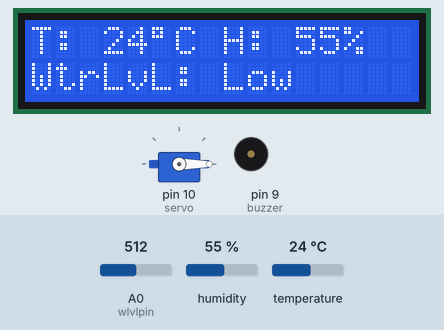
The sketch below on a simulated Arduino Uno, built with avr-gcc and run on an emulated ATmega328P. On the bench: servo, 16×2 character LCD, buzzer (waves = sounding). The test bench sets the inputs (shaded band); at power-on: A0 (wlvlpin) = 512, humidity 55 %, temperature 24 °C.

Above: at 1.2 s.
1.3 s: A0 (wlvlpin) set to 618
3.4 s: A0 (wlvlpin) set to 641
At 5.6 s:
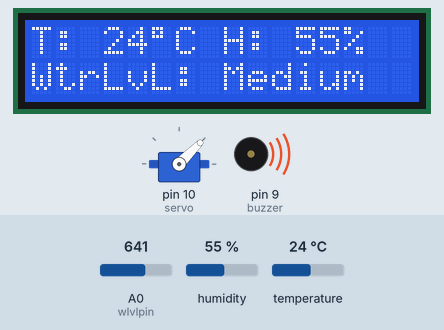
6.2 s: A0 (wlvlpin) set to 676
At 7.4 s:
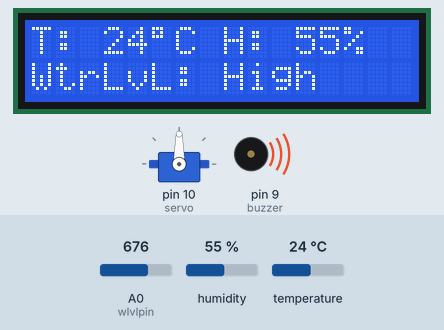
8.3 s: A0 (wlvlpin) set to 90
At 9.9 s:
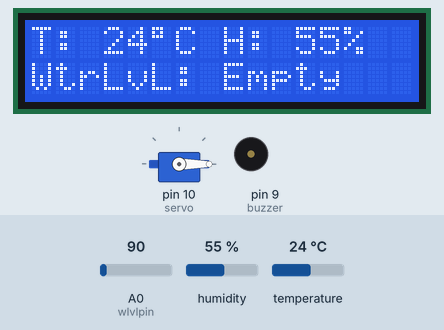
10.9 s: humidity set to 22 %
At 11.7 s:
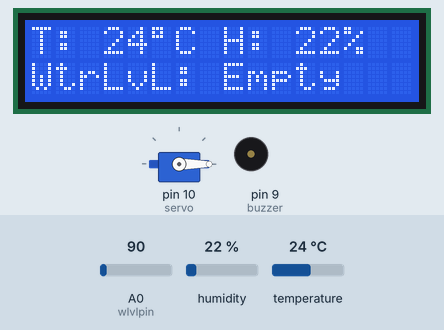
13.0 s: temperature set to 12 °C
At 15.4 s:
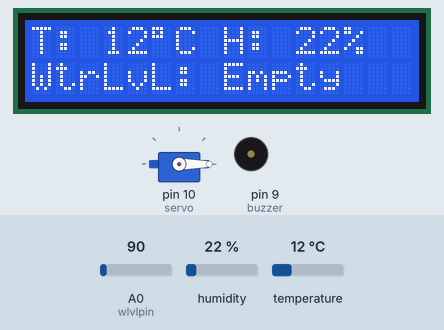
Timing chart, 0 to 16.5 s (numbered marks = the images above; inputs shaded):
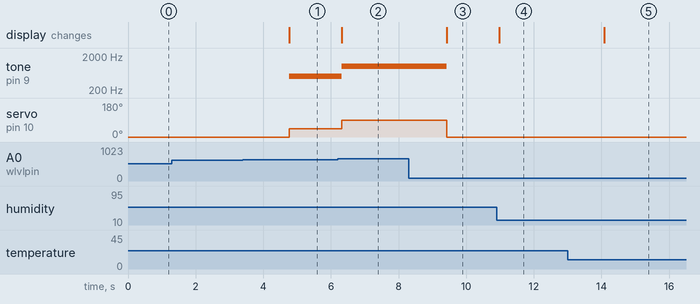

The sketch:

sketch_aug31a.ino
```cpp
// First, include the mandatory headers.
#include <Wire.h>
#include <hd44780.h>
#include <hd44780ioClass/hd44780_I2Cexp.h>
#include <Servo.h>
#include <dht.h>

// Declare the objects.
dht DHT;
Servo servo;
hd44780_I2Cexp lcd;


// Constants.
const int LCD_COLS = 16; // 16 columns.
const int LCD_ROWS = 2; // 2 rows.
int wlvlcount = 0;  // A counter for water level sensor
int wlvlpin = A0; // Setting water level sensor to pin 8
const int buzzer = 9; //Setting buzzer to pin 9

// Setting up servo, Buzzer and LCD.
void setup()
{
  // Initilize the servo to 0 degrees.
  servo.attach(10);//PIN 10
  servo.write(0);

  //  Initilize the buzzer.
  pinMode(buzzer, OUTPUT);

  // The following code was inspired by the example of I2Cexp module.
  int status;
  status = lcd.begin(LCD_COLS, LCD_ROWS);
  if(status) // non zero status means it was unsuccesful
  {
    status = -status; // convert negative status value to positive number
    // begin() failed so blink error code using the onboard LED if possible
    hd44780::fatalError(status); // does not return
  }
}


// The loop which loops every 1.5 seconds.
void loop() {
  // Check the reading of TEMP&HUM sensor from PIN 8.
  int chk = DHT.read11(8);
  // Use the first row of LCD to print the data.
  lcd.setCursor(0,0);
  lcd.print("T: ");
  lcd.print(DHT.temperature,0);
  lcd.print((char)223);
  lcd.print("C");
  lcd.setCursor(8,0);
  lcd.print("H: ");
  lcd.print(DHT.humidity   ,0);
  lcd.print("%");

  // Use the second row of LCD to print the water level.
  lcd.setCursor(0, 1);
  lcd.print("WtrLvL: ");
  wlvlcount = analogRead(wlvlpin); //Read data from A0 and store the data into counter.


  // If conditions to determine the actions needed according to the water level.
  if (wlvlcount<=100){lcd.print("Empty  ");noTone(buzzer); servo.write(0);} // For empty: Do nothing.
  else if (wlvlcount>100 && wlvlcount<=625){ lcd.print("Low   ");noTone(buzzer); servo.write(0);}  // For Low: Do nothing.
  else if (wlvlcount>625 && wlvlcount<=660){ lcd.print("Medium   ");;tone(buzzer, 500,3000);  servo.write(45);} // For medium: Buzz a alarm and half close the tap.
  else if (wlvlcount>660){ lcd.print("High  ");tone(buzzer, 1000,5000); servo.write(90);} // For high: Buzz a alarm and close the tap fully.

  // Test code for determining the limits.
//  lcd.setCursor(8, 1);
//  lcd.print(wlvlcount);

  // Loop every 1.5 seconds due to the temp/hum sensor.
  delay(1500);
  }
```

Measured:
- the behaviour switches between 625 and 626 on A0 (wlvlpin) (found by bisection; images 0 and 1)
- the behaviour switches between 660 and 661 on A0 (wlvlpin) (found by bisection; images 1 and 2)
- after the input at 1.3 s, every drawn part: stays the same
- after the input at 3.4 s, tone on pin 9 (buzzer): silent → 500 Hz after 1.4 s; servo on pin 10 (servo): 0° → 45° after 1.4 s; the display: changes after 1.4 s (image 1)
- after the input at 6.2 s, tone on pin 9 (buzzer): 500 Hz → 1000 Hz after 0.12 s; servo on pin 10 (servo): 45° → 90° after 0.12 s; the display: changes after 0.12 s (image 2)
- after the input at 8.3 s, tone on pin 9 (buzzer): 1000 Hz → silent after 1.1 s; servo on pin 10 (servo): 90° → 0° after 1.1 s; the display: changes after 1.1 s (image 3)
- after the input at 10.9 s, the display: changes after 0.08 s (image 4)
- after the input at 13.0 s, the display: changes after 1.1 s (image 5)
